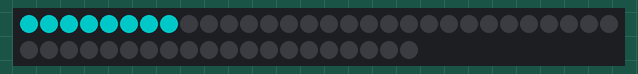
Simulated run of this sketch. Board: Arduino Uno, built with avr-gcc and run on an emulated ATmega328P. Parts: 50 RGB LEDs in strip order, left to right, continuing on the next row. Dim RGB values are drawn brighter than linear; the strip is taken to match the declared colour order.

Above: at 0.01 s.
At 0.63 s:
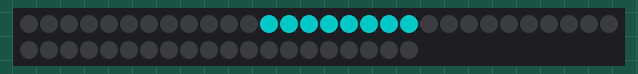
At 1.16 s:
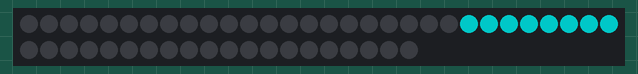
At 2.41 s:
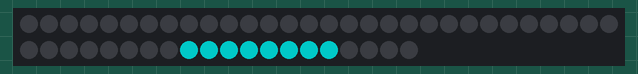
At 3.56 s:
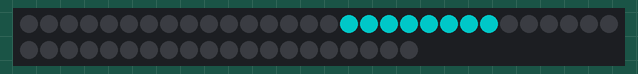
At 4.81 s:
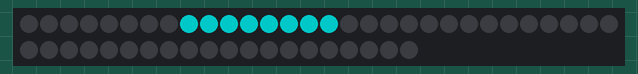

The sketch:

hinundher.ino
```cpp
#include <Adafruit_NeoPixel.h>
#define PIN 6
#define NUMPIXELS 50
#define DELAYVAL 50
Adafruit_NeoPixel pixels(NUMPIXELS, PIN, NEO_RGB + NEO_KHZ800);
#define FARBE pixels.Color(0,100,100) // Farbe
#define WIDTH 8 // Breite der Welle


void setup() {
	pixels.begin();
	pixels.show();
	}

	void loop() {
	hin();
	her();
}

void hin() {
	for (int i = 0; i < NUMPIXELS-WIDTH; i++) {
		pixels.clear();
		for (int j = i; j < (i+WIDTH); j++) {
		pixels.setPixelColor(j, FARBE);
		}
		pixels.show();
		delay(DELAYVAL);
	}
}

void her() {
	for (int i = NUMPIXELS-1; i > WIDTH-1; i--) {
		pixels.clear();
		for (int j = i; j > (i-WIDTH); j--) {
		pixels.setPixelColor(j, FARBE);
		}
		pixels.show();
		delay(DELAYVAL);
	}
}
```

Measured:
- by itself, everything shown: repeats every 4.4 s, in 84 steps
